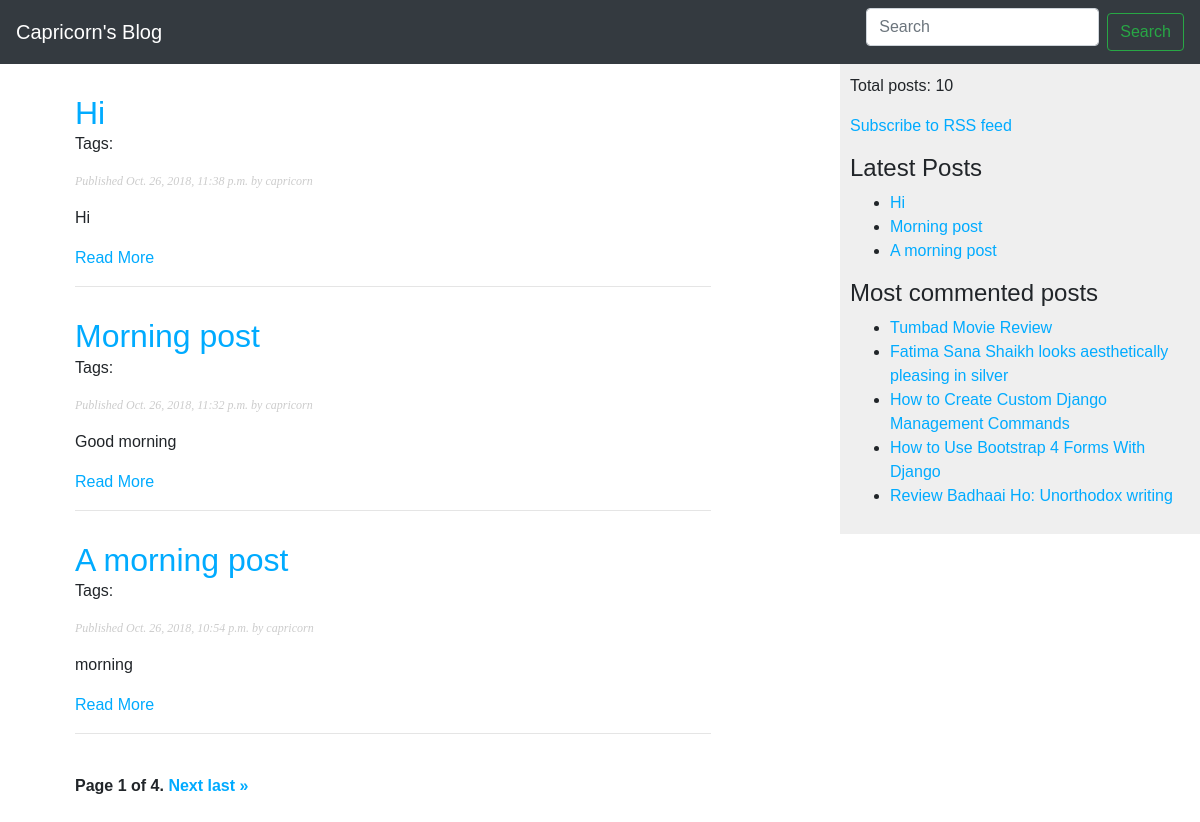
The page / on the database its author committed.
### blog/models.py (models this page shows, shortened)
class Post(models.Model):
    STATUS_CHOICE = (
        ('draft', 'Draft'),
        ('published', 'Published'),
    )
    title = models.CharField(max_length=250)
    slug = models.SlugField(max_length=250, unique_for_date='publish', blank=True, null=False)
    author = models.ForeignKey(User, on_delete=models.CASCADE, related_name='blog_posts')
    body = models.TextField()
    publish = models.DateTimeField(default=timezone.now)
    created = models.DateTimeField(auto_now_add=True)
    updated = models.DateTimeField(auto_now=True)
    status = models.CharField(max_length=10, choices=STATUS_CHOICE, default='draft')
    objects = models.Manager()  # default manager
    published = PublishedManager()  # custom manager
    tags = TaggableManager()
    class Meta:
        ordering = ('-publish',)
    def get_absolute_url(self):
        return reverse('blog:post_detail', args=[
            self.publish.year,
            self.publish.month,
            self.publish.day,
            self.slug
        ])

### blog/views.py (the view)
# urls.py: path('', views.post_list, name='post_list'),
def post_list(request, tag_slug=None):
    posts = Post.published.all()
    tag = None
    if tag_slug:
        tag = get_object_or_404(Tag, slug=tag_slug)
        posts = posts.filter(tags__in=[tag])
    paginator = Paginator(posts, 3)  # 3 posts in each page
    page = request.GET.get('page')
    try:
        posts = paginator.page(page)
    except PageNotAnInteger:
        posts = paginator.page(1)
    except EmptyPage:
        posts = paginator.page(paginator.num_pages)
    template = 'blog/post/list.html'
    context = {
        'posts': posts,
        'page': page,
        'tag': tag
    }
    return render(request, template_name=template, context=context)

### blog/models.py (called while the page is built)
    def get_queryset(self):
        return super().get_queryset().filter(status='published')

### blog/templatetags/blog_tags.py (called while the page is built)
@register.simple_tag
def total_posts():
    return Post.published.count()

@register.inclusion_tag('blog/snippets/latest_posts.html')
def show_latest_posts(count=5):
    latest_posts = Post.published.order_by('-publish')[:count]
    return {'latest_posts': latest_posts}

@register.simple_tag
def get_most_commented_posts(count=5):
    return Post.published.annotate(total_comments=Count('comments')).order_by('-total_comments')[:count]

@register.filter(name='markdown')
def markdown_format(text):
    return mark_safe(markdown.markdown(text))

### blog/templates/blog/post/list.html (shortened to what this page needs)
{% extends 'blog/base.html' %}
{% load blog_tags %}
{% block content %}
    {% for post in posts %}
        <h2><a href="{{ post.get_absolute_url }}">{{ post.title }}</a></h2>
        <p class="tags">
            Tags:
        </p>
        <p class="date">Published {{ post.publish }} by {{ post.author }}</p>
        {{ post.body|truncatewords:30|markdown }}
        <p><a href="{{ post.get_absolute_url }}">Read More</a></p>
        <hr>
    {% endfor %}
    {% include "blog/snippets/pagination.html" with page=posts %}
{% endblock %}

### blog/templates/blog/base.html (shortened to what this page needs)
{% load blog_tags %}
{% load static %}
<!DOCTYPE html>
<html lang="en">
<head>
    <link rel="stylesheet" href="https://stackpath.bootstrapcdn.com/bootstrap/4.1.3/css/bootstrap.min.css"
>
    <link rel="stylesheet" href="{% static 'css/blog_app.css' %}">
</head>
<body>
<nav class="navbar navbar-dark bg-dark">
    <a href="{% url 'blog:post_list' %}" class="navbar-brand">Capricorn's Blog</a>
    <form class="form-inline" method="get" action="{% url 'blog:post_search' %}">
        <input class="form-control mr-sm-2" name="query" type="search" placeholder="Search" aria-label="Search">
        <button class="btn btn-outline-success my-2 my-sm-0" type="submit">Search</button>
    </form>
</nav>
<div class="container">
    <div id="content">
        {% block content %}
        {% endblock %}
    </div>
</div>
<div id="sidebar">
    <p>Total posts: {% total_posts %}</p>
    <p><a href="{% url 'blog:post_feed' %}">Subscribe to RSS feed</a></p>
    <h4>Latest Posts</h4>
    {% show_latest_posts 3 %}
    <h4>Most commented posts</h4>
    {% get_most_commented_posts as most_commented_posts %}
    <ul>
        {% for post in most_commented_posts %}
            <li><a href="{{ post.get_absolute_url }}">{{ post.title }}</a></li>
        {% endfor %}
    </ul>
</div>
</body>
</html>

### blog/templates/blog/snippets/pagination.html (shortened to what this page needs)
<div class="pagination">
    <span class="step-links">
        <span class="current">
            Page {{ page.number }} of {{ page.paginator.num_pages }}.
        </span>
        {% if page.has_next %}
            <a href="?page={{ page.next_page_number }}">Next</a>
            <a href="?page={{ page.paginator.num_pages }}">last &raquo;</a>
        {% endif %}
    </span>
</div>

### blog/templates/blog/snippets/latest_posts.html
<ul>
    {% for post in latest_posts %}
        <li><a href="{{ post.get_absolute_url }}">{{ post.title }}</a></li>
    {% endfor %}
</ul>

### blog/static/css/blog_app.css (style rules this page uses)
body { margin:0; padding:0; font-family:helvetica, sans-serif; }
a { color:#00abff; text-decoration:none; }
h2 { font-weight:normal; margin:30px 0 0; }
#content { float:left; width:60%; padding:0 0 0 30px; }
#sidebar { float:right; width:30%; padding:10px; background:#efefef; height:100%; }
p.date { color:#ccc; font-family: georgia, serif; font-size: 12px; font-style: italic; }
.pagination { margin:40px 0; font-weight:bold; }
input, textarea { clear:both; float:left; margin:0 0 10px; background:#ededed; border:0; padding:6px 10px; font-size:12px; }

### rows shown on the page
Post: title "Hi", publish "Oct. 26, 2018, 11:38 p.m.", author "capricorn", body "Hi"
Post: title "Morning post", publish "Oct. 26, 2018, 11:32 p.m.", author "capricorn", body "Good morning"
Post: title "A morning post", publish "Oct. 26, 2018, 10:54 p.m.", author "capricorn", body "morning"
Post: title "Tumbad Movie Review"
Post: title "Fatima Sana Shaikh looks aesthetically pleasing in silver"
Post: title "How to Create Custom Django Management Commands"
Post: title "How to Use Bootstrap 4 Forms With Django"
Post: title "Review Badhaai Ho: Unorthodox writing"

### other values the page prints
{{ page.number }} "1"
{{ page.paginator.num_pages }} "4"
